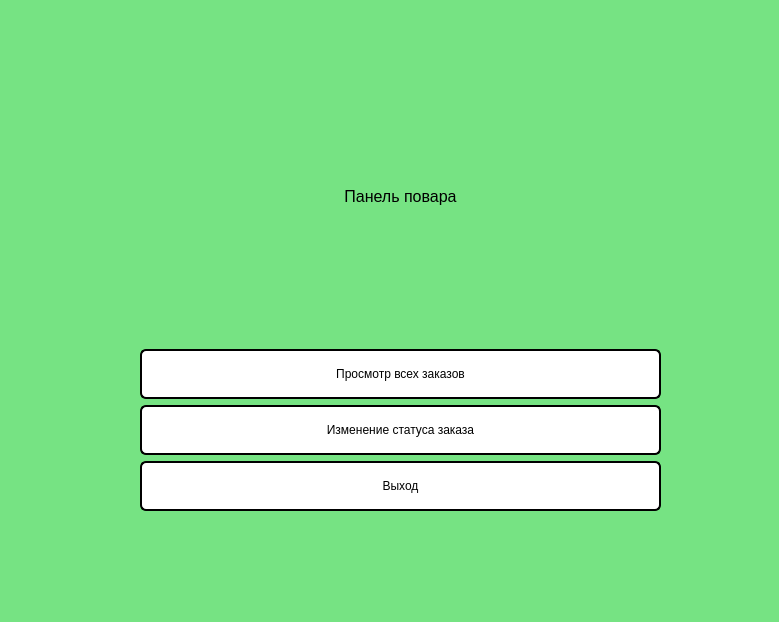
<?xml version="1.0" encoding="UTF-8"?>
<ui version="4.0">
 <class>MainWindow_cook</class>
 <widget class="QMainWindow" name="MainWindow_cook">
  <property name="geometry">
   <rect>
    <x>0</x>
    <y>0</y>
    <width>779</width>
    <height>622</height>
   </rect>
  </property>
  <property name="windowTitle">
   <string>Панель повара</string>
  </property>
  <property name="styleSheet">
   <string notr="true">background-color: rgb(118, 227, 131);</string>
  </property>
  <widget class="QWidget" name="centralwidget">
   <widget class="QWidget" name="verticalLayoutWidget">
    <property name="geometry">
     <rect>
      <x>140</x>
      <y>50</y>
      <width>521</width>
      <height>461</height>
     </rect>
    </property>
    <layout class="QVBoxLayout" name="verticalLayout">
     <item>
      <widget class="QLabel" name="label_pan_cook">
       <property name="font">
        <font>
         <pointsize>12</pointsize>
         <weight>50</weight>
         <bold>false</bold>
        </font>
       </property>
       <property name="layoutDirection">
        <enum>Qt::LeftToRight</enum>
       </property>
       <property name="text">
        <string>Панель повара</string>
       </property>
       <property name="scaledContents">
        <bool>false</bool>
       </property>
       <property name="alignment">
        <set>Qt::AlignCenter</set>
       </property>
      </widget>
     </item>
     <item>
      <widget class="QPushButton" name="pushButton_view_orders">
       <property name="minimumSize">
        <size>
         <width>0</width>
         <height>50</height>
        </size>
       </property>
       <property name="styleSheet">
        <string notr="true">QPushButton{
	border-radius: 6px;
	background-color: rgb(255, 255, 255);
	border: 2px solid black;
	color: black;
}

QPushButton::hover{
	border-radius: 6px;
	background-color: rgb(153, 102, 51);
	color: black;
}

QPushButton::pressed{
	border-radius: 6px;
	background-color: rgb(255, 255, 255);
	color: black;
}
</string>
       </property>
       <property name="text">
        <string>Просмотр всех заказов</string>
       </property>
      </widget>
     </item>
     <item>
      <widget class="QPushButton" name="pushButton_change_orders">
       <property name="minimumSize">
        <size>
         <width>0</width>
         <height>50</height>
        </size>
       </property>
       <property name="styleSheet">
        <string notr="true">QPushButton{
	border-radius: 6px;
	background-color: rgb(255, 255, 255);
	border: 2px solid black;
	color: black;
}

QPushButton::hover{
	border-radius: 6px;
	background-color: rgb(153, 102, 51);
	color: black;
}

QPushButton::pressed{
	border-radius: 6px;
	background-color: rgb(255, 255, 255);
	color: black;
}
</string>
       </property>
       <property name="text">
        <string>Изменение статуса заказа</string>
       </property>
      </widget>
     </item>
     <item>
      <widget class="QPushButton" name="pushButton_exit">
       <property name="minimumSize">
        <size>
         <width>0</width>
         <height>50</height>
        </size>
       </property>
       <property name="styleSheet">
        <string notr="true">QPushButton{
	border-radius: 6px;
	background-color: rgb(255, 255, 255);
	border: 2px solid black;
	color: black;
}

QPushButton::hover{
	border-radius: 6px;
	background-color: rgb(153, 102, 51);
	color: black;
}

QPushButton::pressed{
	border-radius: 6px;
	background-color: rgb(255, 255, 255);
	color: black;
}
</string>
       </property>
       <property name="text">
        <string>Выход</string>
       </property>
      </widget>
     </item>
    </layout>
   </widget>
  </widget>
 </widget>
 <resources/>
 <connections/>
</ui>
